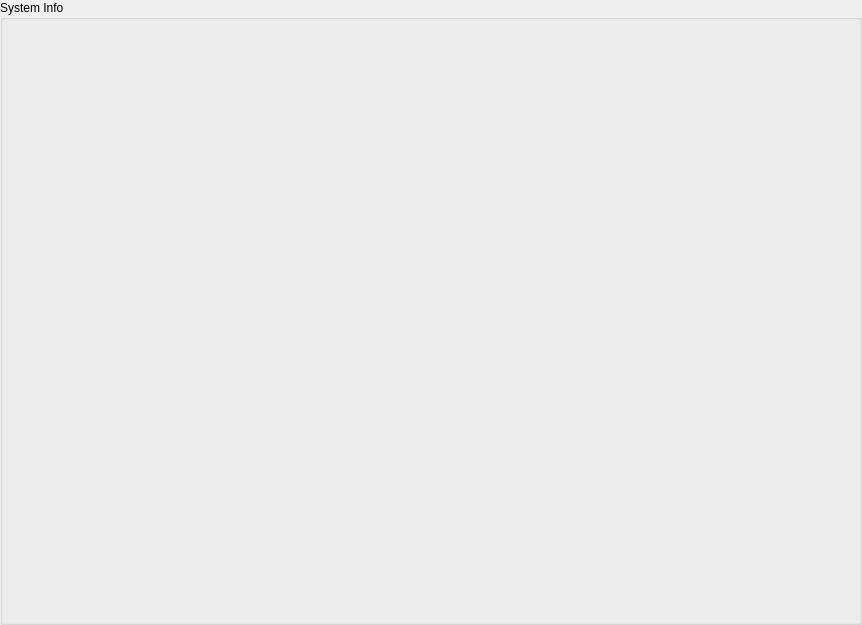
<?xml version="1.0" encoding="UTF-8"?>
<ui version="4.0">
 <class>SystemInfoScreen</class>
 <widget class="QWidget" name="SystemInfoScreen">
  <property name="geometry">
   <rect>
    <x>0</x>
    <y>0</y>
    <width>862</width>
    <height>625</height>
   </rect>
  </property>
  <property name="windowTitle">
   <string>Form</string>
  </property>
  <layout class="QVBoxLayout" name="verticalLayout">
   <property name="leftMargin">
    <number>0</number>
   </property>
   <property name="topMargin">
    <number>0</number>
   </property>
   <property name="rightMargin">
    <number>0</number>
   </property>
   <property name="bottomMargin">
    <number>0</number>
   </property>
   <item>
    <widget class="QGroupBox" name="systemInfo_Box">
     <property name="title">
      <string>System Info</string>
     </property>
    </widget>
   </item>
  </layout>
 </widget>
 <resources/>
 <connections/>
</ui>
